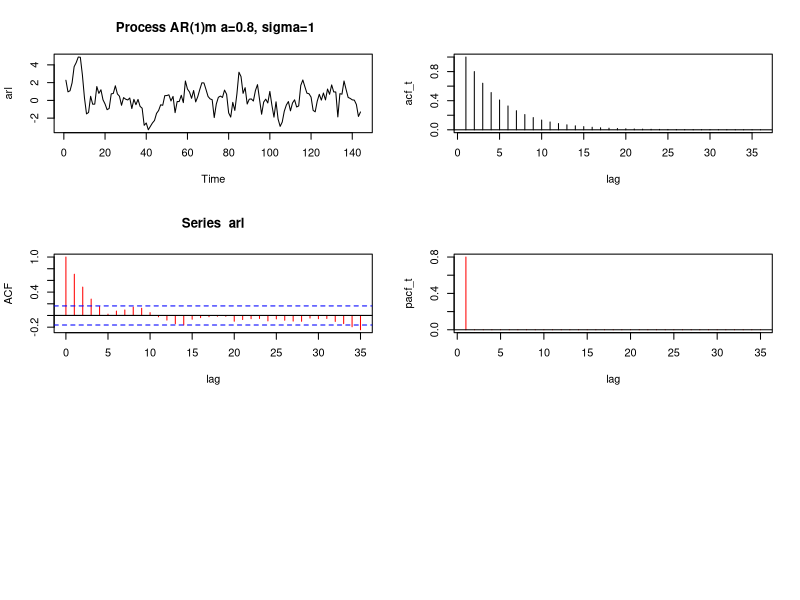
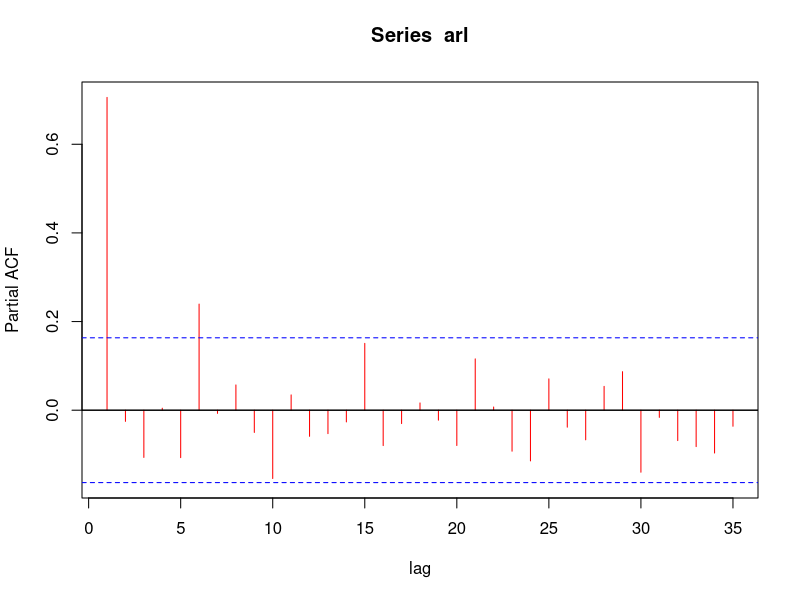

Write the R code that produced these figures, in order. (Note: this script raises an error after producing the figures.)
###Ficha 3###

# Exercício 1

# window()
par(mfrow=c(3,2))
set.seed(5)

##### exercise 1

### Ex1 i Stationary
a=0.8
sigma=1

arl=arima.sim(list(order=c(1,0,0), ar=a), n=144, sd= sigma) #simulating
arl

plot.ts(arl, main=" Process AR(1)m a=0.8, sigma=1")

#another plot with other title and vertical lines
#plot.ts(arl,type="b", axes=F); box(); axis(2)
#axis(1,seq(0,144,24))
# title (main=bquote(paste("Example of AR(1)", a==.(a), " ", sigma^2==.(sigma)))
#abline(v=seq(0,144,12), lty="dotted)

## acf-theoretical
acf_t=ARMAacf(ar=a, ma=0, 35) #pacf=FALSE
acf_t

plot(acf_t, type="h", xlab="lag") #
abline(h=0)

### acf estimated sample (sample acf)
acf_e=acf(arl,lag.max=35, plot=FALSE)
plot(acf_e, type="h", col="red", xlab="lag")
abline(h=0)

### pacf theoretical 
pacf_t=ARMAacf(ar=a,ma=0,35,pacf=TRUE)
plot(pacf_t,type="h", col="red", xlab="lag")
abline(h=0)
pacf_t

par(mfrow=c(1,1))

### pacf estimated

acf_p=pacf(arl, lag.max=35, plot=FALSE)
plot(acf_p, type="h", col="red", xlab="lag")
abline(h=0)

par(mfrow=c(1,1))


###########
### Ex1 iii Stationary
a=1
sigma=0.5

arl=arima.sim(list(order=c(1,0,0), ar=a), n=144, sd= sigma) #simulating
arl

plot.ts(arl, main=" Process AR(1)m a=0.8, sigma=1")

#another plot with other title and vertical lines
#plot.ts(arl,type="b", axes=F); box(); axis(2)
#axis(1,seq(0,144,24))
# title (main=bquote(paste("Example of AR(1)", a==.(a), " ", sigma^2==.(sigma)))
#abline(v=seq(0,144,12), lty="dotted)

## acf-theoretical
acf_t=ARMAacf(ar=a, ma=0, 35) #pacf=FALSE
acf_t

plot(acf_t, type="h", xlab="lag") #
abline(h=0)

### acf estimated sample (sample acf)
acf_e=acf(arl,lag.max=35, plot=FALSE)
plot(acf_e, type="h", col="red", xlab="lag")
abline(h=0)

### pacf theoretical 
pacf_t=ARMAacf(ar=a,ma=0,35,pacf=TRUE)
plot(pacf_t,type="h", col="red", xlab="lag")
abline(h=0)
pacf_t

par(mfrow=c(1,1))

### pacf estimated

acf_p=pacf(arl, lag.max=35, plot=FALSE)
plot(acf_p, type="h", col="red", xlab="lag")
abline(h=0)

par(mfrow=c(1,1))

### Ex1 ii Stationary
a=-0.8
sigma=1

arl=arima.sim(list(order=c(1,0,0), ar=a), n=144, sd= sigma) #simulating
arl

plot.ts(arl, main=" Process AR(1)m a=0.8, sigma=1")

#another plot with other title and vertical lines
#plot.ts(arl,type="b", axes=F); box(); axis(2)
#axis(1,seq(0,144,24))
# title (main=bquote(paste("Example of AR(1)", a==.(a), " ", sigma^2==.(sigma)))
#abline(v=seq(0,144,12), lty="dotted)

## acf-theoretical
acf_t=ARMAacf(ar=a, ma=0, 35) #pacf=FALSE
acf_t

plot(acf_t, type="h", xlab="lag") #
abline(h=0)

### acf estimated sample (sample acf)
acf_e=acf(arl,lag.max=35, plot=FALSE)
plot(acf_e, type="h", col="red", xlab="lag")
abline(h=0)

### pacf theoretical 
pacf_t=ARMAacf(ar=a,ma=0,35,pacf=TRUE)
plot(pacf_t,type="h", col="red", xlab="lag")
abline(h=0)
pacf_t

par(mfrow=c(1,1))

### pacf estimated

acf_p=pacf(arl, lag.max=35, plot=FALSE)
plot(acf_p, type="h", col="red", xlab="lag")
abline(h=0)

par(mfrow=c(1,1))


